Frame 1 (no input): blank canvas, image omitted
Frame 60 (the mouse pressed at the canvas centre just before this capture): blank canvas, image omitted
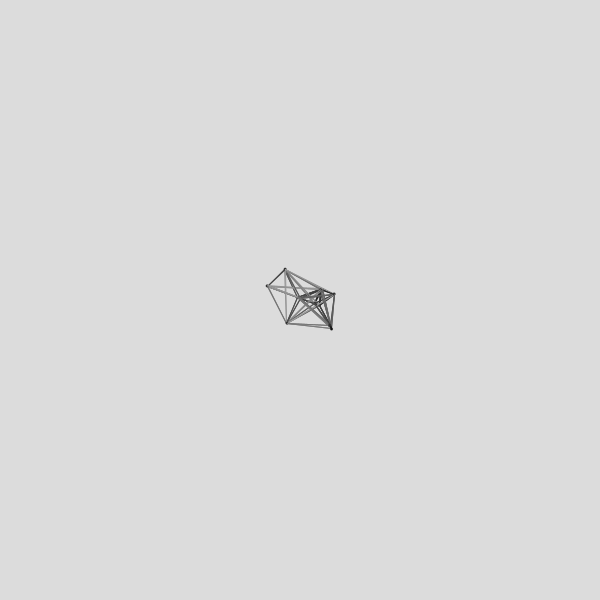
Frame 120 (the mouse held since frame 60 and released just before this capture)

The Processing sketch whose frames 1 and 60 were blank and that drew this single picture after the mouse press (run headless with seeded random() and noise(); from frame 60 on, the mouse is pressed at the canvas centre):

// Processing sketch: processing_105865
// ── processing_105865.pde



ArrayList<MovingNode> nodes;
float maxDistance = 65;
float dx = 30;
float dy = 30;
float maxNeighbors = 10;
 
Boolean drawMode = true;
 
void setup()
{
  size(600,600);
  background(237);
  nodes = new ArrayList<MovingNode>();
}
 
void draw()
{
  //println(nodes.size());
   
  background(220);
   
  if(drawMode)
  {
    if(mousePressed){
      addNewNode(mouseX,mouseY,random(-dx,dx),random(-dx,dx));
    }
  } else
  {
    addNewNode(random(width),random(height),0,0);
  }
   
  for(int i=0; i<nodes.size(); i++)
  {
    MovingNode currentNode = nodes.get(i);
    currentNode.setNumNeighbors( countNumNeighbors(currentNode,maxDistance) );
  }
   
  for(int i=0; i<nodes.size(); i++)
  {
    MovingNode currentNode = nodes.get(i);
    if(currentNode.x > width || currentNode.x < 0 || currentNode.y > height || currentNode.y < 0)
    {
      nodes.remove(currentNode);
    }
  }
   
  for(int i = 0; i < nodes.size(); i++){
    MovingNode currentNode = nodes.get(i);
    for(int j=0; j<currentNode.neighbors.size(); j++)
    {
      MovingNode neighborNode = currentNode.neighbors.get(j);
      float lineColor = currentNode.calculateLineColor(neighborNode,maxDistance);
      stroke(lineColor, lineColor, lineColor);
      line(currentNode.x,currentNode.y,neighborNode.x,neighborNode.y);
    }
    currentNode.display();
  }
   
   
   
}
 
void addNewNode(float xPos, float yPos, float dx, float dy)
{
  //println("add new node");
  //generates a random location within a 50x50px box around the mouse
  //float xPos = mouseX + random(-50,50);
  //float yPos = mouseY + random(-50,50);
  //adds a node at this location
  MovingNode node = new MovingNode(xPos+dx,yPos+dy);
   
  node.setNumNeighbors( countNumNeighbors(node,maxDistance) );
   
  //println("newly added node has " + node.numNeighbors + " neighbors");
  //println("and neighbors.size() = " + node.neighbors.size());
   
   
  if(node.numNeighbors < maxNeighbors){
    nodes.add(node);
    /*for(int i=0; i<nodes.size(); i++)
    {
      MovingNode currentNode = nodes.get(i);
      currentNode.setNumNeighbors( countNumNeighbors(currentNode,maxDistance) );
    }*/
  }
   
   
}
 
int countNumNeighbors(MovingNode nodeA, float maxNeighborDistance)
{
  int numNeighbors = 0;
  nodeA.clearNeighbors();
   
  for(int i = 0; i < nodes.size(); i++)
  {
    MovingNode nodeB = nodes.get(i);
    float distance = sqrt((nodeA.x-nodeB.x)*(nodeA.x-nodeB.x) + (nodeA.y-nodeB.y)*(nodeA.y-nodeB.y));
    if(distance < maxNeighborDistance)
    {
      numNeighbors++;
      nodeA.addNeighbor(nodeB);
    }
  }
  return numNeighbors;
}
 
void keyPressed()
{
  drawMode = !drawMode;
  nodes = new ArrayList<MovingNode>();
}
class MovingNode
{
  float x;
  float y;
  int numNeighbors;
  ArrayList<MovingNode> neighbors;
  float lineColor;
  float nodeWidth = 3;
  float nodeHeight = 3;
  float fillColor = 50;
  float lineColorRange = 180;
   
  float xVel=0;
  float yVel=0;
  float xAccel=0;
  float yAccel=0;
   
  float accelValue = 0.5;
   
  float startX;
  float startY;
  float kGravity = 0.01;
 
  MovingNode(float xPos, float yPos)
  {
    startX = xPos;
    startY = yPos;
     
    x = xPos;
    y = yPos;
    numNeighbors = 0;
    neighbors = new ArrayList<MovingNode>();
  }
   
  void display()
  {
    move();
     
    noStroke();
    fill(fillColor);
    ellipse(x,y,nodeWidth,nodeHeight);
  }
   
  void move()
  {   
    //xAccel = (startX - x) * kGravity + random(-accelValue,accelValue);
    //yAccel = (startY - y) * kGravity + random(-accelValue,accelValue);
     
    xAccel = random(-accelValue,accelValue);
    if(xAccel != 0){
      xAccel *= 1/(1 + abs(startX - x));
      if((startX-x < 0 && xAccel > 0) || (startX-x > 0 && xAccel < 0))
      {
        xAccel *= -1;
      }
    }
     
    yAccel = random(-accelValue,accelValue);
    if(yAccel != 0){
      yAccel *= 1/(1 + abs(startY - y));
      if((startY-y < 0 && yAccel > 0) || (startY-y > 0 && yAccel < 0))
      {
        yAccel *= -1;
      }
    }
     
    println(str(xAccel) + str(yAccel));
     
    xVel += xAccel;
    yVel += yAccel;
     
    x += xVel;
    y += yVel;
  }
   
  void addNeighbor(MovingNode node)
  {
    neighbors.add(node);
  }
   
  void setNumNeighbors(int num)
  {
    numNeighbors = num;
  }
   
  void clearNeighbors()
  {
    neighbors = new ArrayList<MovingNode>();
  }
   
  float calculateLineColor(MovingNode neighborNode, float maxDistance)
  {
    float distance = sqrt((x-neighborNode.x)*(x-neighborNode.x) + (y-neighborNode.y)*(y-neighborNode.y));
    lineColor = (distance/maxDistance)*lineColorRange;
    return lineColor;
  }
     
}
class Node
{
  float x;
  float y;
  int numNeighbors;
  ArrayList<Node> neighbors;
  float lineColor;
  float nodeWidth = 3;
  float nodeHeight = 3;
  float fillColor = 50;
  float lineColorRange = 160;
 
  Node(float xPos, float yPos)
  {
    x = xPos;
    y = yPos;
    numNeighbors = 0;
    neighbors = new ArrayList<Node>();
  }
   
  void display()
  {
    noStroke();
    fill(fillColor);
    ellipse(x,y,nodeWidth,nodeHeight);
  }
   
  void addNeighbor(Node node)
  {
    neighbors.add(node);
  }
   
  void setNumNeighbors(int num)
  {
    numNeighbors = num;
  }
   
  void clearNeighbors()
  {
    neighbors = new ArrayList<Node>();
  }
   
  float calculateLineColor(Node neighborNode, float maxDistance)
  {
    float distance = sqrt((x-neighborNode.x)*(x-neighborNode.x) + (y-neighborNode.y)*(y-neighborNode.y));
    lineColor = (distance/maxDistance)*lineColorRange;
    return lineColor;
  }
     
}

//Credits to Ben Reynolds, Open Processing
